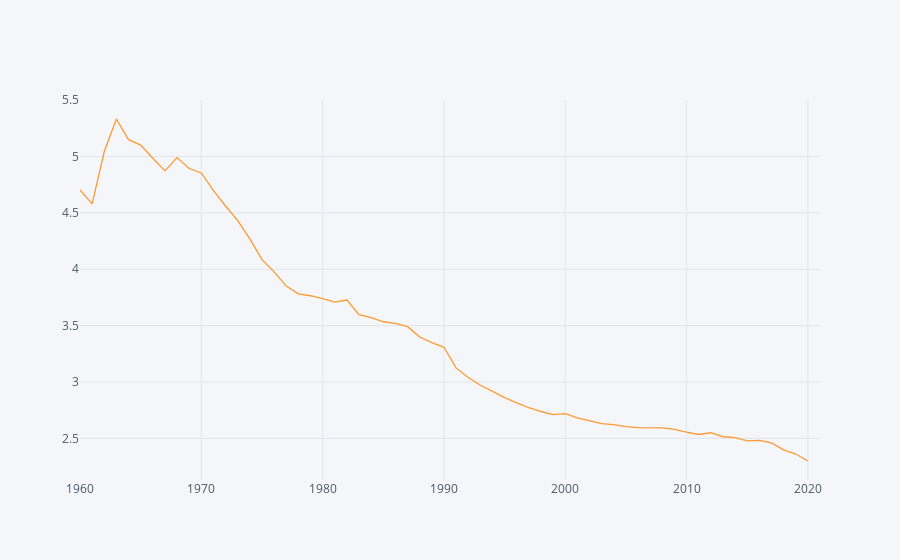

This figure's notebook cell:
### Markdown cell above
Finally, decreases in population growth could be due to reduced fertility.  How does global fertility vary over time?

### Code cell
world["Total Fertility Rate"].iplot()

### Figure 1 — Plotly figure (JSON) as saved in the notebook; plotly's stock layout.template omitted (floating-point values rounded to 4 significant figures)
{"data": [{"line": {"color": "rgba(255, 153, 51, 1.0)", "dash": "solid", "shape": "linear", "width": 1.3}, "mode": "lines", "name": "Total Fertility Rate", "text": "", "type": "scatter", "x": [2021, 2020, 2019, 2018, 2017, 2016, 2015, 2014, 2013, 2012, 2011, 2010, 2009, 2008, 2007, 2006, 2005, 2004, 2003, 2002, 2001, 2000, 1999, 1998, 1997, 1996, 1995, 1994, 1993, 1992, 1991, 1990, 1989, 1988, 1987, 1986, 1985, 1984, 1983, 1982, 1981, 1980, 1979, 1978, 1977, 1976, 1975, 1974, 1973, 1972, 1971, 1970, 1969, 1968, 1967, 1966, 1965, 1964, 1963, 1962, 1961, 1960], "y": ["", 2.299, 2.361, 2.397, 2.459, 2.481, 2.478, 2.507, 2.514, 2.55, 2.534, 2.555, 2.58, 2.594, 2.594, 2.595, 2.603, 2.621, 2.63, 2.654, 2.681, 2.718, 2.711, 2.738, 2.771, 2.815, 2.862, 2.917, 2.971, 3.04, 3.125, 3.308, 3.349, 3.399, 3.49, 3.52, 3.534, 3.571, 3.597, 3.726, 3.709, 3.738, 3.765, 3.782, 3.85, 3.977, 4.085, 4.269, 4.43, 4.561, 4.697, 4.854, 4.893, 4.99, 4.872, 4.985, 5.101, 5.149, 5.332, 5.044, 4.58, 4.702]}], "layout": {"legend": {"bgcolor": "#F5F6F9", "font": {"color": "#4D5663"}}, "paper_bgcolor": "#F5F6F9", "plot_bgcolor": "#F5F6F9", "title": {"font": {"color": "#4D5663"}}, "xaxis": {"gridcolor": "#E1E5ED", "showgrid": true, "tickfont": {"color": "#4D5663"}, "title": {"font": {"color": "#4D5663"}, "text": ""}, "zerolinecolor": "#E1E5ED"}, "yaxis": {"gridcolor": "#E1E5ED", "showgrid": true, "tickfont": {"color": "#4D5663"}, "title": {"font": {"color": "#4D5663"}, "text": ""}, "zerolinecolor": "#E1E5ED"}}}
